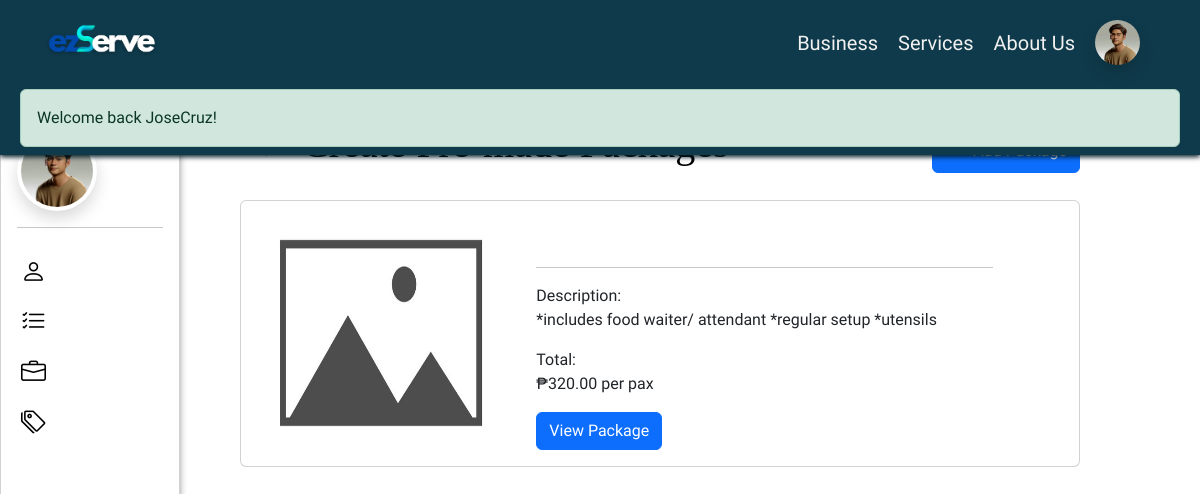
The app's page /?page=package&businessCode=24&branchCode=33 (signed in) with its own data.
### tables this page shows
CREATE TABLE `business_owner` (
  `ownerID` int(11) NOT NULL,
  `fname` varchar(50) NOT NULL,
  `lname` varchar(50) NOT NULL,
  `birthday` date NOT NULL,
  `email` varchar(50) NOT NULL,
  `verification_code` varchar(200) NOT NULL,
  `number` varchar(30) NOT NULL,
  `ownerAddress` varchar(255) NOT NULL,
  `username` varchar(100) NOT NULL,
  `password` varchar(100) NOT NULL,
  `repassword` varchar(100) NOT NULL,
  `usertype` varchar(50) NOT NULL,
  `profileImage` longblob NOT NULL,
  `status` tinyint(4) NOT NULL,
  `created` timestamp NOT NULL DEFAULT current_timestamp(),
  `updated` timestamp NOT NULL DEFAULT current_timestamp()
);

CREATE TABLE `package` (
  `packCode` int(11) NOT NULL,
  `branchCode` int(11) NOT NULL,
  `packName` varchar(50) NOT NULL,
  `packDesc` varchar(300) NOT NULL,
  `pricingType` varchar(50) NOT NULL,
  `amount` int(200) NOT NULL
);

### index.php (called while the page is built, shortened)
<?php
	require 'functions.php';
	require 'page.php';
?>

### app/functions/userFunction.php (called while the page is built, shortened)
<?php
function viewUser($userID) {
    global $DB;
    $usertype = $_SESSION[AUTH_TYPE];
    if ($usertype === 'client') {
        $query = $DB->prepare("SELECT * FROM client WHERE clientID = ?");
    } elseif ($usertype === 'business owner') {
        $query = $DB->prepare("SELECT * FROM business_owner WHERE ownerID = ?");
    } else {
        return null;
    }
    $query->bind_param("i", $userID);
    $query->execute();
    $result = $query->get_result();
    $user = $result->fetch_object();
    return $user;
}
?>

### elements/package-list.php (the view, shortened to what this page needs)
<?php
global $DB;
$businessCode = isset($_GET['businessCode']) ? $_GET['businessCode'] : '';
$branchCode = isset($_GET['branchCode']) ? $_GET['branchCode'] : '';
?>
<div style="margin: 120px 0 0 20%; width: 70vw">
    <div class="justify-content-center align-items-center" >
            <div class="d-flex justify-content-between align-items-center mb-4" >
                <div class="d-flex">
                    <a href="?page=choose_package&businessCode=<?= $businessCode?>&branchCode=<?= $branchCode ?>" class=" mx-3 btn-back btn-lg justify-content-center align-items-center d-flex text-dark">
                </a>
                <h1>
                </h1>
                </div>
                <a href="?page=add_package&businessCode=<?=$businessCode?>&branchCode=<?=$branchCode?>" class="  btn btn-md btn btn-primary"> <i class="bi bi-plus" style="font-size: 24px; "></i>
                <span>Add Package</span></a>
            </div>
        <?php
        $packageQuery = "SELECT * FROM package WHERE branchCode = '$branchCode'";
        $packageResult = $DB->query($packageQuery);
        ?>
        <?php if ($packageResult->num_rows > 0) { ?>
            <div>
                <?php while ($row = $packageResult->fetch_assoc()) { ?>
                    <div class="card mb-4 flex-row" style="width: 70vw">
                        <div class="col-4 justify-content-center align-items-center d-flex">
                            <img src="./assets/images/preview-placeholder.jpg" alt="Package Image" style="width: 15rem; height: 15rem">
                        </div>
                        <div class="col-7">
                            <div class="card-body">
                                <hr>
                                <label>Description:</label>
                                <p class="card-text"><?php echo $row['packDesc']; ?></p>
                                <label>Total:</label>
                                <p class="card-text">
                                    <?php
                                    if ($row['pricingType'] == "per pax") {
                                        echo "₱" . number_format($row['amount'], 2) . " " . $row['pricingType'];
                                    }
                                    ?>
                                </p>
                                <a href="?page=owner_package&businessCode=<?= $businessCode ?>&branchCode=<?= $branchCode ?>&packCode=<?= $row['packCode'] ?>" class="btn btn-primary">View Package</a>
                            </div>
                        </div>
                    </div>
                <?php } ?>
            </div>
        <?php } ?>
    </div>
</div>

### elements/owner_header.php (shortened to what this page needs)
<?php if( ! defined( 'ACCESS' ) ) die( 'DIRECT ACCESS NOT ALLOWED' );
if (isset($_SESSION['userID'])) {
    $usertype = isset($_SESSION['usertype']) ? $_SESSION['usertype'] : '';
    if ($usertype === 'client') {
        $allowed_pages = array('services',
        'default',
        'about',
        'client_profile',
        'client_business_details',
        'client_package',
        'client_view_package',
        'checkout',
        'client_purchase',
        'voucher',
        'client_custom',
        'custom_checkout',
        'custom_voucher',
        'client-order-history'
    );
        $current_page = isset($_GET['page']) ? $_GET['page'] : 'default';
        if (!in_array($current_page, $allowed_pages)) {
            header('Location: ' . SITE_URL . '/?page=default');
            exit();
        }
    }
    else if ($usertype === 'business owner') {
        $current_page = isset($_GET['page']) ? $_GET['page'] : 'default';
    }
}
if (isset($_SESSION['userID'])) {
    $userData = viewUser($_SESSION['userID']);
    $profileImage = !empty($userData->profileImage) ? $userData->profileImage : '';
} else {
    $profileImage = '';
}
?>
<!DOCTYPE html>
<html lang="en">
<head>
    <link href="https://cdn.jsdelivr.net/npm/bootstrap@5.3.0/dist/css/bootstrap.min.css" rel="stylesheet">
    <link rel="stylesheet" href="https://cdn.jsdelivr.net/npm/bootstrap-icons@1.3.0/font/bootstrap-icons.css">
    <link href="./assets/view.css" rel="stylesheet">
  </head>
<body>
    <header class="header align-items-center justify-content-center fixed-top  " style="height: auto">
    <div class=" header-nav d-flex justify-content-between align-items-center" style="height: auto">
        <div class="title">
            <img class="logo col-sm-7" src="assets/images/has shadow.png">
        </div>
        <nav class="d-flex  align-items-center ">
        <ul class="burger-menu " id="burgerDropdown" >
    <li><a class="burger-item <?php echo ($current_page === 'owner_business') ? 'active' : ''; ?>" href="<?= SITE_URL ?>/?page=owner_business">Business</a></li>
    <li><a class="burger-item <?php echo ($current_page === 'services') ? 'active' : ''; ?>" href="<?= SITE_URL ?>/?page=services">Services</a></li>
    <li><a class="burger-item <?php echo ($current_page === 'about') ? 'active' : ''; ?>" href="<?= SITE_URL ?>/?page=about">About Us</a></li>
                <?php if (isset($_SESSION[AUTH_ID])) { ?>
            <li class="dropdown profile-drop" >
            <?php if (isset($_SESSION[AUTH_NAME])): ?>
                <a class="d-flex" href="#" id="navbarDropdown" role="button" data-bs-toggle="dropdown" aria-expanded="false">
                    <?php if (isset($_SESSION[AUTH_ID]) && !empty($profileImage)): ?>
                        <img class=" rounded-circle shadow " src="<?php echo $profileImage; ?>" alt="User's Picture" style="width: 45px; height: 45px;">
                    <?php else: ?>
                        <i class="bi bi-person-circle" style="font-size: 45px"></i>
                    <?php endif; ?>
                </a>
            <?php else: ?>
                <a class="d-flex" href="#" id="navbarDropdown" role="button" data-bs-toggle="dropdown" aria-expanded="false">
                    <i class="bi bi-person-fill"></i>
                </a>
            <?php endif; ?>
            </li>
        <?php } ?>
    </ul>
</nav>
    </div>
    <div class="message row m-0">
      <div class="col left-content">
     <?= show_message(); ?>
     </div>
</div>
</header>

### elements/owner-side-nav.php (shortened to what this page needs)
<?php
$userData = viewUser($_SESSION['userID']);
$profileImage = $userData->profileImage;
?>
<div class="side-nav card fixed-top rounded-4 bg-opacity-10 bg-white">
  <?php if (isset($_SESSION[AUTH_ID])) { ?>
    <?php if ($_SESSION[AUTH_TYPE] === 'business owner') { ?>
      <div class="d-flex mx-3 justify-content-start align-items-center">
    <?php if (!empty($profileImage)): ?>
        <img class="profileImg rounded-circle shadow p-1 bg-white" id="preview_profileImage" alt="Profile Image"
            src="<?php echo $profileImage; ?>" style="width:5rem; height: 5rem">
    <?php else: ?>
        <i class="bi bi-person-circle" style="font-size: 2rem"></i>
    <?php endif; ?>
</div>
    <?php } ?>
    <hr class="mx-3">
    <div>
      <div class="nav-item <?php echo ($_GET['page'] === 'owner_profile') ? 'active' : ''; ?>"><a href="<?php echo SITE_URL ?>/?page=owner_profile" class="py-2"><i class="bi bi-person"></i><span>My Profile</span></a></div>
      <div class="nav-item <?php echo ($_GET['page'] === 'owner-order-list') ? 'active' : ''; ?>"><a href="<?php echo SITE_URL ?>/?page=owner-order-list" class="py-2"><i class="bi bi-list-check"></i><span>Client Orders</span></a></div>
      <div class="nav-item <?php echo ($_GET['page'] === 'owner_business') ? 'active' : ''; ?>"><a href="<?php echo SITE_URL ?>/?page=owner_business" class="py-2"><i class="bi bi-briefcase"></i><span>My Business</span></a></div>
      <div class="nav-item <?php echo ($_GET['page'] === 'owner_voucher') ? 'active' : ''; ?>"><a href="<?php echo SITE_URL ?>/?page=owner_voucher" class="py-2"><i class="bi bi-tags"></i><span>My Vouchers</span></a></div>
    </div>
  <?php } ?>
</div>

### assets/view.css (style rules this page uses)
body { font-family: "Lexend exa", Arial; overflow-x: hidden; background-image: url(./images/bg-2.png); background-repeat:repeat-y; background-size: cover; }
h1 { color: #000000; }
.message { z-index: 999; }
header { background-color: #0f3a4b; box-shadow: 0px 2px 5px #031b23; }
nav li { list-style: none; padding: 0px 10px; }
nav ul { margin-top: 20px; }
a { text-decoration: none; }
.nav-item { margin: 10px 10px 0px 10px; }
.side-nav { position: fixed; top: 80px; bottom: 0; left: 0; padding: 50px 0 0; box-shadow: 2px 0 10px -5px #333; z-index: 600; width: 18em; }
.side-nav .nav-item { list-style: none; height: 40px; }
.side-nav .nav-item { padding: 0 10px 0 10px; }
.side-nav i { font-size: 25px; color: black; padding-right: 5px; }
h1 { font-family: "Arvo"!important; }

### elements/owner_header.php (style rules this page uses)
@media (max-width: 2000px) { .logo { width: 10rem; height: 5rem; margin-left: 20px; } }
@media (max-width: 2000px) { nav { margin: 0 50px; } }
@media (max-width: 2000px) { nav ul { display: flex; justify-content: space-between; align-items: center; } }
@media (max-width: 2000px) { .title { display:flex; flex-direction: row; align-items: center; justify-content: center; } }
@media (max-width: 2000px) { .burger-menu li a { color: #f1f1f1; text-decoration: none; font-size: 20px; } }
nav { display: flex; justify-content: start; }
nav ul { padding:0; }
.profile-drop { z-index: 1040!important; }

### elements/owner-side-nav.php (style rules this page uses)
@media (max-width: 1300px) { .side-nav i { font-size: 25px; } }
@media (max-width: 1300px) { .side-nav { width: 15vw; } }

### records on screen
business_owner: profileImage (picture)
package: packDesc "*includes food waiter/ attendant *regular setup *utensils", amount "320.00", pricingType "per pax"

### other values on screen
$_SESSION[ 'MESSAGE' ] "Welcome back JoseCruz!"
